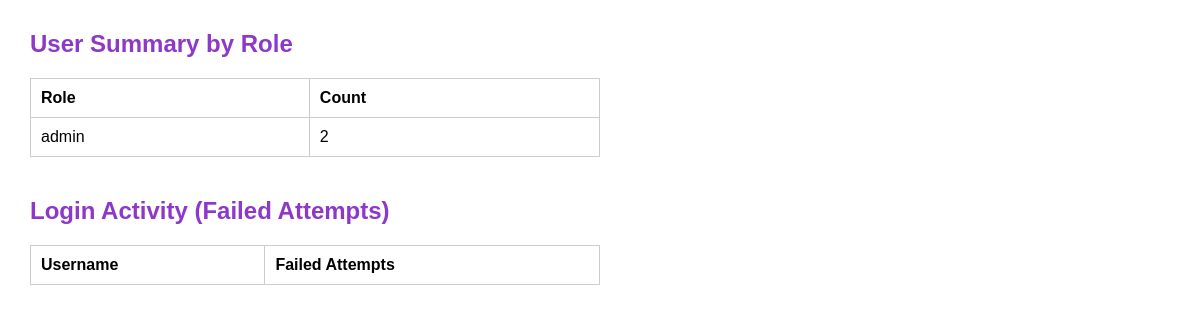
Page /admin/reports (signed in) on the earlier database version.
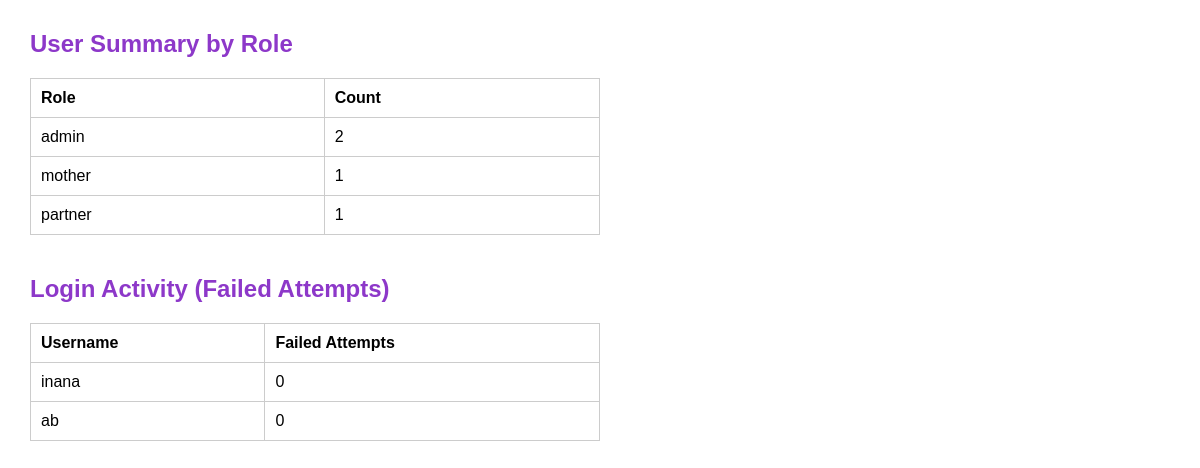
Same page on the later database version.
### tables this page shows
CREATE TABLE users (
            id INTEGER PRIMARY KEY AUTOINCREMENT,
            full_name TEXT NOT NULL,
            username TEXT UNIQUE NOT NULL,
            email TEXT,
            phone TEXT,
            password TEXT NOT NULL,
            role TEXT NOT NULL, -- mother, partner, admin
            linked_mother_username TEXT, 
            due_date TEXT, -- for mothers only
            language TEXT
        );

CREATE TABLE login_attempts (
            username TEXT PRIMARY KEY,
            failed_attempts INTEGER DEFAULT 0,
            last_attempt TIMESTAMP
        );

### modules/admin.py (the view)
        def decorated_view(*args, **kwargs):
            if 'username' not in session:
                return redirect(url_for('auth.login'))
            return func(*args, **kwargs)

### app.py (called while the page is built)
@app.after_request
def add_no_cache_headers(response):
    response.headers["Cache-Control"] = "no-store, no-cache, must-revalidate, post-check=0, pre-check=0, max-age=0"
    response.headers["Pragma"] = "no-cache"
    response.headers["Expires"] = "0"
    return response

### modules/admin.py (called while the page is built)
def login_required(role):
    def wrapper(func):
        def decorated_view(*args, **kwargs):
            if 'username' not in session:
                return redirect(url_for('auth.login'))
            return func(*args, **kwargs)
        decorated_view.__name__ = func.__name__
        return decorated_view
    return wrapper

@admin_bp.route('/admin/reports')
@login_required('admin')
def admin_reports():
    conn = sqlite3.connect("data/usalama.db")
    cursor = conn.cursor()
    cursor.execute("SELECT role, COUNT(*) FROM users GROUP BY role")
    user_summary = cursor.fetchall()
    cursor.execute("SELECT username, failed_attempts FROM login_attempts ORDER BY failed_attempts DESC")
    login_activity = cursor.fetchall()
    conn.close()
    return render_template("admin_reports.html", user_summary=user_summary, login_activity=login_activity)

### templates/admin_reports.html (shortened to what this page needs)
<!DOCTYPE html>
<html>
<head>
</head>
<body>
    <h2>User Summary by Role</h2>
    <table>
        <tr><th>Role</th><th>Count</th></tr>
        {% for role, count in user_summary %}
        <tr><td>{{ role }}</td><td>{{ count }}</td></tr>
        {% endfor %}
    </table>
    <h2>Login Activity (Failed Attempts)</h2>
    <table>
        <tr><th>Username</th><th>Failed Attempts</th></tr>
        {% for username, attempts in login_activity %}
        <tr><td>{{ username }}</td><td>{{ attempts }}</td></tr>
        {% endfor %}
    </table>
</body>
</html>

Differences in the rows shown:
added users: role "mother", count "1"
added users: role "partner", count "1"
added login_attempts: username "inana", failed_attempts "0"
added login_attempts: username "ab", failed_attempts "0"
